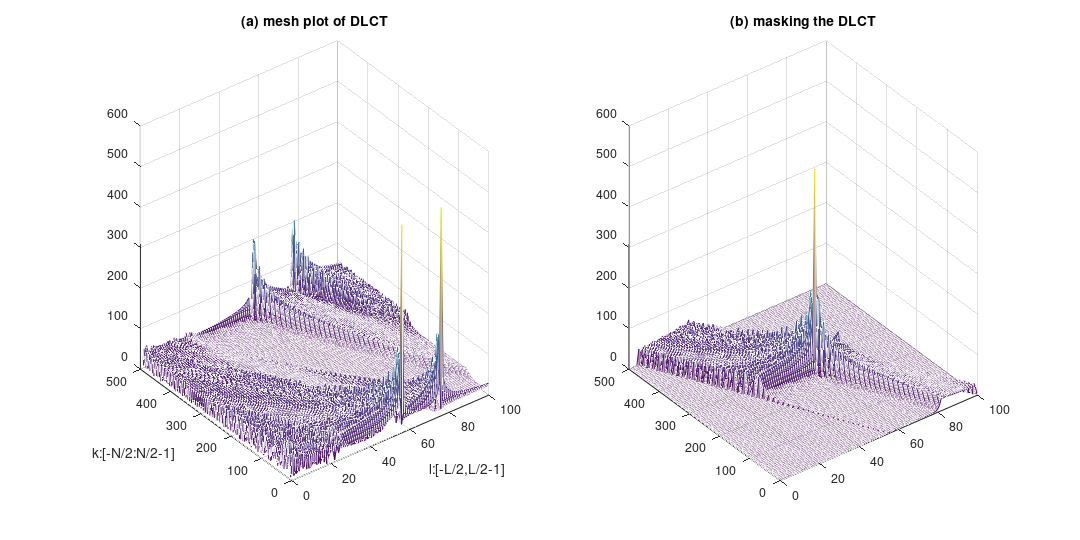
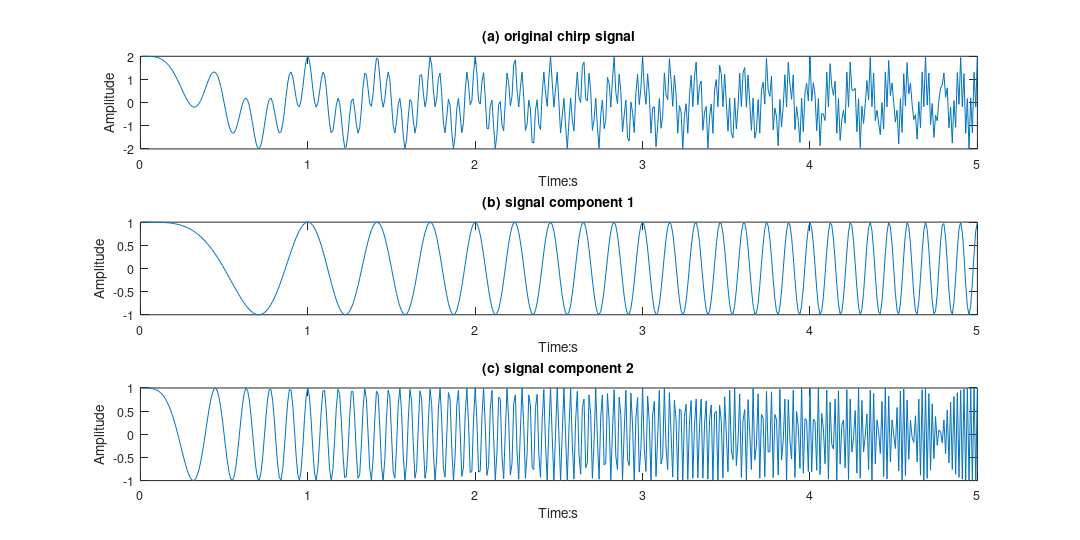
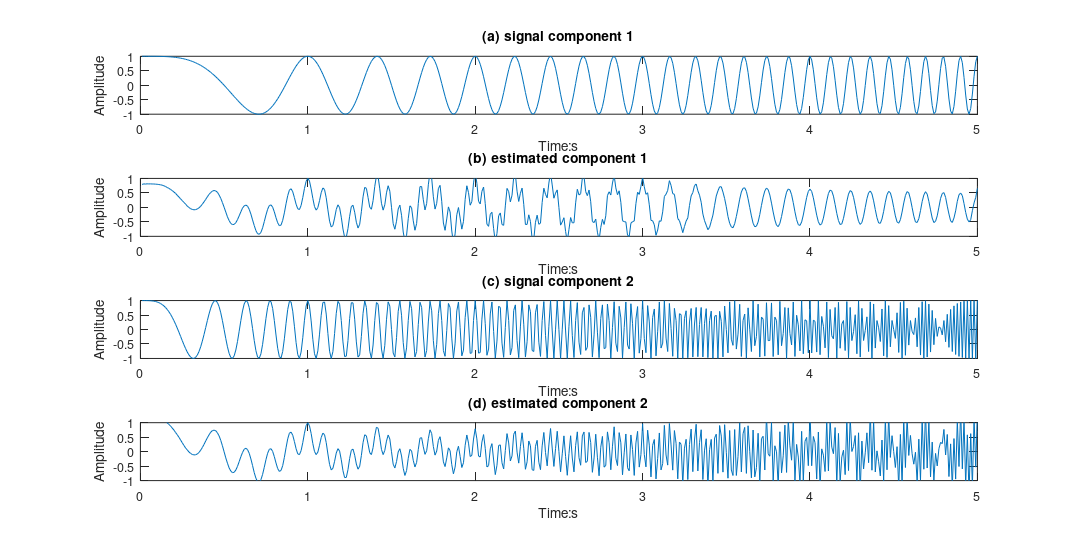

The MATLAB source for these figures, in order:
function test_dlct
clc,clear, close all

Fs = 100;
dt = 1 / Fs ;
N= 500;n=1:N;
t=n'*dt;
x1=exp(j*2*pi* t.^2);%sin(2*pi* t.^2)
x2=exp(j*2*pi*5*t.^2);%sin(2*pi*5*t.^2)
x =x1 +x2;




% -------------decomposition-----------------------
L=100;
C=0.01;
XX=dlct(x, C, L,N);
u=fftshift(abs(XX),1);
u=abs(XX);
figure(1),clf
subplot(121)
mesh(u),shading interp
%pcolor(u), shading interp
xlabel('l:[-L/2,L/2-1]')
ylabel('k:[-N/2:N/2-1]')
title('(a) mesh plot of DLCT')

mask=ones(N,L);
for ix=1:L
    for iy=1:N
        if (iy> -500*(ix-100)/60 || iy<-10*(ix-55))
            mask(iy,ix)=0;
        end
    end
end
XX=ifftshift(mask.*fftshift(XX,1),1);
u1=fftshift(abs(XX),1);
subplot(122)
mesh(u1),shading interp
title('(b) masking the DLCT')
set(gcf,'PaperPosition',[0 0 12 6])
% print -depsc mesh_dlct.eps



figure(2),clf
subplot(311)
plot(t,real(x))
xlabel('Time:s'),ylabel('Amplitude')
title('(a) original chirp signal')

subplot(312)
plot(t,real(x1))
xlabel('Time:s'),ylabel('Amplitude')
title('(b) signal component 1')
set(gca,'CLim',[-1,1])

subplot(313)
plot(t,real(x2))
xlabel('Time:s'),ylabel('Amplitude')
title('(c) signal component 2')
set(gca,'CLim',[-1,1])


set(gcf,'PaperPosition',[0 0 12 6])
% print -depsc chirps.eps



%------------------- reconstruct ---------------------
x_rec=idlct(XX,C,L,N);

figure(4),clf
subplot(411)
plot(t,real(x1))
xlabel('Time:s'),ylabel('Amplitude')
title('(a) signal component 1')
set(gca,'CLim',[-1,1])

subplot(412)
plot(t,real(x_rec))
xlabel('Time:s'),ylabel('Amplitude')
title('(b) estimated component 1')
set(gca,'yLim',[-1,1])

subplot(413)
plot(t,real(x2))
xlabel('Time:s'),ylabel('Amplitude')
title('(c) signal component 2')
set(gca,'CLim',[-1,1])

subplot(414)
plot(t,real(x-x_rec))
xlabel('Time:s'),ylabel('Amplitude')
title('(d) estimated component 2')
set(gca,'yLim',[-1,1])

set(gcf,'PaperPosition',[0 0 12 6])
% print -depsc estimated.esp



function y=dlct(x,C, L,N)
%  forward discrete linear chirp transform
n=1:N;
h=zeros(N,1);
y=zeros(N,L);
for l=-L/2:L/2-1
    h=x.*exp(-j*2*pi*C*l*n'.^2/N);
    y(:,l+L/2+1)=fft(h);
end

function x=idlct(y,C,L,N)
%  forward discrete linear chirp transform
n=1:N;
g=zeros(N,L);
for l=-L/2:L/2-1
    g(:,l+L/2+1)=ifft(y(:,l+L/2+1));
end
x=sum(g.*exp(j*2*pi*C*n'.^2*[-L/2:L/2-1]/N),2)/L;
x=real(x);





